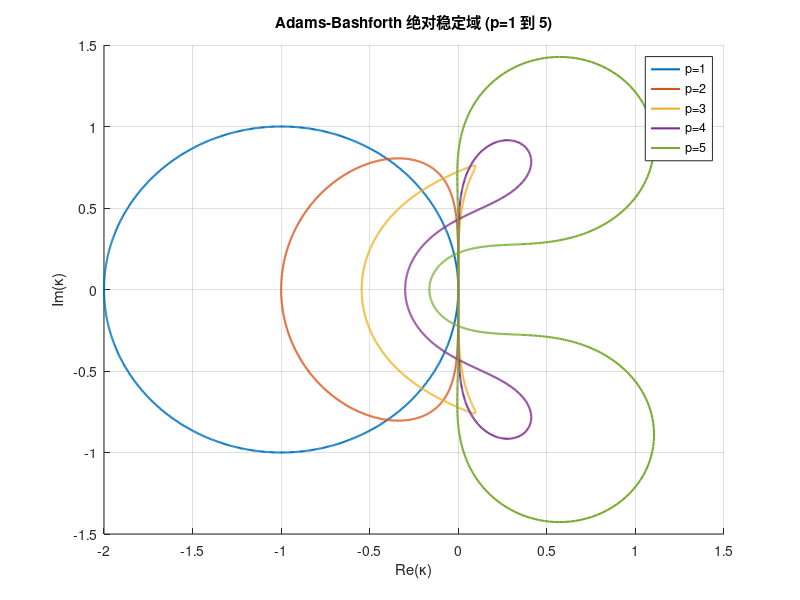

The MATLAB script that drew this image:
% 定义 Adams-Bashforth 的 ρ 和 σ 多项式（p=1 到 5）
orders = 1:5;
theta = linspace(0, 2*pi, 1000);
z = exp(1i*theta);

figure;
hold on;
for p = orders
    % 根据阶数 p 定义 ρ(z) 和 σ(z) 的系数
    switch p
        case 1
            rho = [1, -1];       % ρ(z) = z - 1
            sigma = [0, 1];      % σ(z) = 1
        case 2
            rho = [1, -1, 0];    % ρ(z) = z^2 - z
            sigma = [0, 3/2, -1/2];
        case 3
            rho = [1, -1, 0, 0];
            sigma = [0, 23/12, -16/12, 5/12];
        case 4
            rho = [1, -1, 0, 0, 0];
            sigma = [0, 55/24, -59/24, 37/24, -9/24];
        case 5
            rho = [1, -1, 0, 0, 0, 0];
            sigma = [0, 1901/720, -2774/720, 2616/720, -1274/720, 251/720];
    end
    
    % 计算 γ(θ) = ρ(z)/σ(z)
    gamma = polyval(rho, z) ./ polyval(sigma, z);
    
    % 绘制根轨迹曲线
    plot(real(gamma), imag(gamma), 'LineWidth', 1.5, 'DisplayName', ['p=', num2str(p)]);
end

xlabel('Re(κ)'); ylabel('Im(κ)');
title('Adams-Bashforth 绝对稳定域 (p=1 到 5)');
legend('Location', 'best');
grid on;
